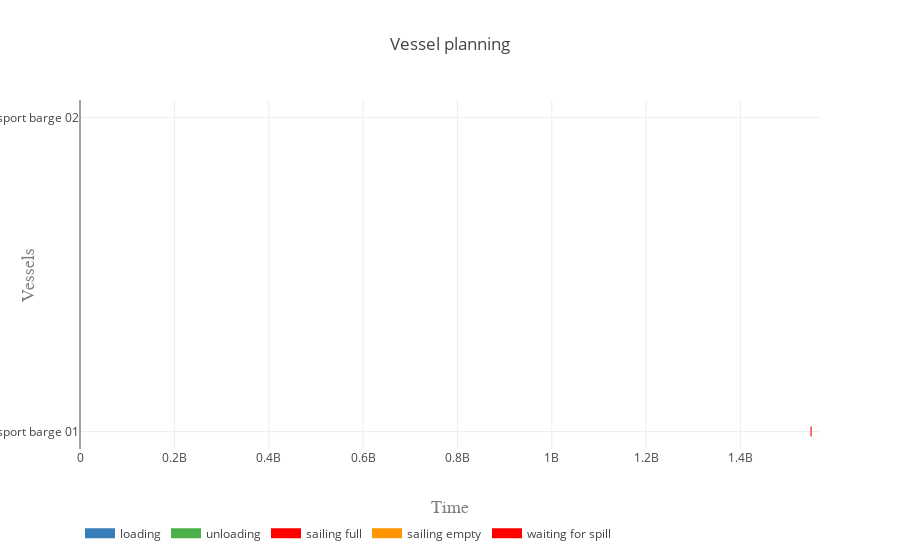

Notebook source saved alongside this figure:
### Code cell
vessels = [transport_barge_01, transport_barge_02]
activities = ['loading', 'unloading', 'sailing full', 'sailing empty', 'waiting for spill']
colors = {0:'rgb(55,126,184)', 1:'rgb(77,175,74)', 2:'rgb(255,0,0)', 3:'rgb(255,150,0)', 4:'rgb(255, 0, 0)'}

plot.vessel_planning(vessels, activities, colors)

### Figure 1 — Plotly figure (JSON) as saved in the notebook; plotly's stock layout.template omitted (floating-point values rounded to 4 significant figures; data arrays with more than 128 entries replaced by an {"elided": "..."} marker saying what was removed)
{"data": [{"connectgaps": false, "hoverinfo": "y+name", "line": {"color": "rgb(55,126,184)", "width": 10}, "mode": "lines", "name": "loading", "type": "scatter", "uid": "f52cc31f-5dba-4326-9b50-bf0bbce1a0a0", "x": {"elided": "750 float values"}, "y": {"elided": "750 str values"}}, {"connectgaps": false, "hoverinfo": "y+name", "line": {"color": "rgb(77,175,74)", "width": 10}, "mode": "lines", "name": "unloading", "type": "scatter", "uid": "7dc3dfff-53ff-49c7-8c08-6c397d93235a", "x": {"elided": "750 float values"}, "y": {"elided": "750 str values"}}, {"connectgaps": false, "hoverinfo": "y+name", "line": {"color": "rgb(255,0,0)", "width": 10}, "mode": "lines", "name": "sailing full", "type": "scatter", "uid": "4fc8b395-3587-48e5-bb1d-e72d06fe4cd0", "x": {"elided": "750 float values"}, "y": {"elided": "750 str values"}}, {"connectgaps": false, "hoverinfo": "y+name", "line": {"color": "rgb(255,150,0)", "width": 10}, "mode": "lines", "name": "sailing empty", "type": "scatter", "uid": "f8b82803-6f19-4c9a-a4c2-a86b79861898", "x": {"elided": "750 float values"}, "y": {"elided": "750 str values"}}, {"connectgaps": false, "hoverinfo": "y+name", "line": {"color": "rgb(255, 0, 0)", "width": 10}, "mode": "lines", "name": "waiting for spill", "type": "scatter", "uid": "7dfa0763-4986-4eda-b99c-3c41c38bf9d8", "x": [1548000000.0, 1548000000.0, 1551000000.0, 1551000000.0, 1551000000.0, 1547000000.0, 1547000000.0, 1548000000.0, 1548000000.0, 1548000000.0], "y": ["Transport barge 01", "Transport barge 01", "Transport barge 01", "Transport barge 01", null, "Transport barge 02", "Transport barge 02", "Transport barge 02", "Transport barge 02", null]}], "layout": {"hovermode": "closest", "legend": {"orientation": "h", "x": 0, "y": -0.2}, "title": "Vessel planning", "xaxis": {"range": [0, 1569000000.0], "title": "Time", "titlefont": {"color": "#7f7f7f", "family": "Courier New, monospace", "size": 18}}, "yaxis": {"title": "Vessels", "titlefont": {"color": "#7f7f7f", "family": "Courier New, monospace", "size": 18}}}}
